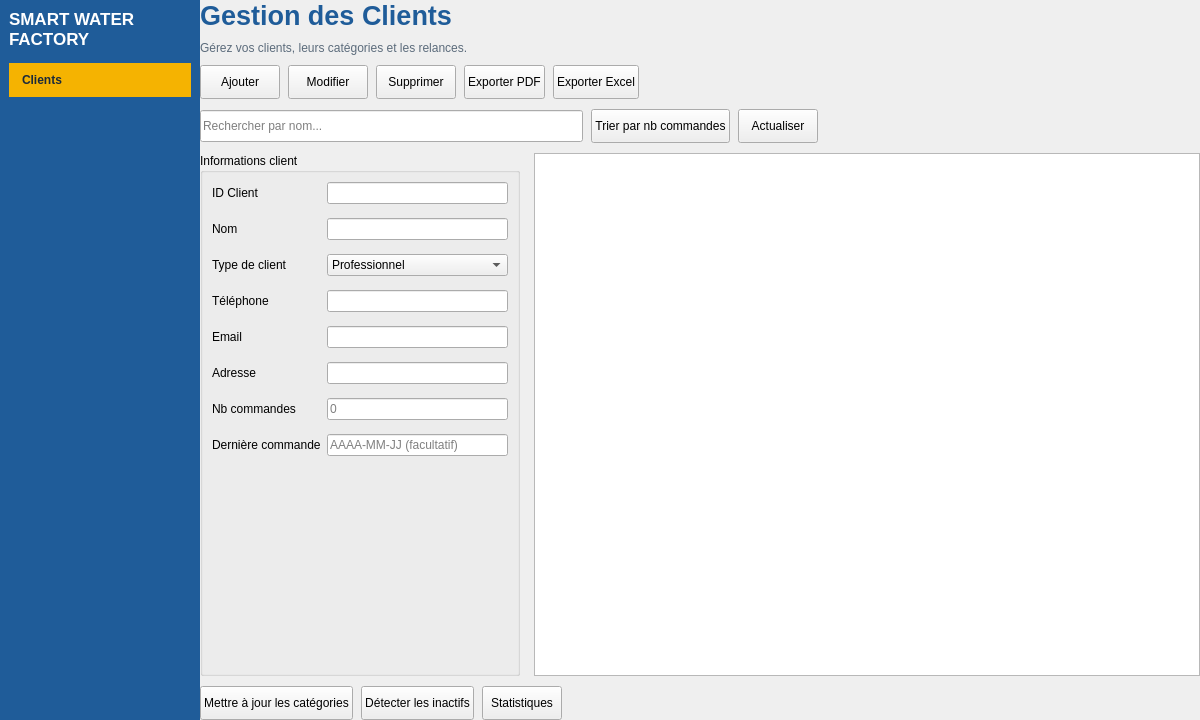
<?xml version="1.0" encoding="UTF-8"?>
<ui version="4.0">
 <class>MainWindow</class>
 <widget class="QMainWindow" name="MainWindow">
  <property name="geometry">
   <rect>
    <x>0</x>
    <y>0</y>
    <width>1200</width>
    <height>720</height>
   </rect>
  </property>
  <property name="windowTitle">
   <string>Smart Water Factory - Gestion des Clients</string>
  </property>
  <widget class="QWidget" name="centralwidget">
   <layout class="QHBoxLayout" name="layoutPrincipal">
    <property name="spacing">
     <number>0</number>
    </property>
    <property name="leftMargin">
     <number>0</number>
    </property>
    <property name="topMargin">
     <number>0</number>
    </property>
    <property name="rightMargin">
     <number>0</number>
    </property>
    <property name="bottomMargin">
     <number>0</number>
    </property>
    <item>
     <widget class="QFrame" name="frameMenu">
      <property name="minimumSize">
       <size>
        <width>200</width>
        <height>0</height>
       </size>
      </property>
      <property name="maximumSize">
       <size>
        <width>200</width>
        <height>16777215</height>
       </size>
      </property>
      <property name="styleSheet">
       <string notr="true">QFrame#frameMenu { background-color: #1F5C99; }</string>
      </property>
      <property name="frameShape">
       <enum>QFrame::NoFrame</enum>
      </property>
      <layout class="QVBoxLayout" name="layoutMenu">
       <property name="spacing">
        <number>14</number>
       </property>
       <item>
        <widget class="QLabel" name="lblLogo">
         <property name="styleSheet">
          <string notr="true">color: white; font-size: 13pt; font-weight: bold;</string>
         </property>
         <property name="text">
          <string>SMART WATER FACTORY</string>
         </property>
         <property name="wordWrap">
          <bool>true</bool>
         </property>
        </widget>
       </item>
       <item>
        <widget class="QLabel" name="lblMenuClients">
         <property name="styleSheet">
          <string notr="true">color: #1B2A3A; background-color: #F5B301; padding: 10px; font-weight: bold;</string>
         </property>
         <property name="text">
          <string>Clients</string>
         </property>
        </widget>
       </item>
       <item>
        <spacer name="spacerMenu">
         <property name="orientation">
          <enum>Qt::Vertical</enum>
         </property>
         <property name="sizeHint" stdset="0">
          <size>
           <width>20</width>
           <height>40</height>
          </size>
         </property>
        </spacer>
       </item>
      </layout>
     </widget>
    </item>
    <item>
     <layout class="QVBoxLayout" name="layoutContenu">
      <property name="spacing">
       <number>10</number>
      </property>
      <item>
       <widget class="QLabel" name="lblTitre">
        <property name="styleSheet">
         <string notr="true">color: #1F5C99; font-size: 20pt; font-weight: bold;</string>
        </property>
        <property name="text">
         <string>Gestion des Clients</string>
        </property>
       </widget>
      </item>
      <item>
       <widget class="QLabel" name="lblSousTitre">
        <property name="styleSheet">
         <string notr="true">color: #5B6B7B; font-weight: normal;</string>
        </property>
        <property name="text">
         <string>Gérez vos clients, leurs catégories et les relances.</string>
        </property>
       </widget>
      </item>
      <item>
       <layout class="QHBoxLayout" name="layoutActions">
        <property name="spacing">
         <number>8</number>
        </property>
        <item>
         <widget class="QPushButton" name="btnAjouter">
          <property name="minimumSize">
           <size>
            <width>0</width>
            <height>34</height>
           </size>
          </property>
          <property name="text">
           <string>Ajouter</string>
          </property>
         </widget>
        </item>
        <item>
         <widget class="QPushButton" name="btnModifier">
          <property name="minimumSize">
           <size>
            <width>0</width>
            <height>34</height>
           </size>
          </property>
          <property name="text">
           <string>Modifier</string>
          </property>
         </widget>
        </item>
        <item>
         <widget class="QPushButton" name="btnSupprimer">
          <property name="minimumSize">
           <size>
            <width>0</width>
            <height>34</height>
           </size>
          </property>
          <property name="text">
           <string>Supprimer</string>
          </property>
         </widget>
        </item>
        <item>
         <widget class="QPushButton" name="btnPdf">
          <property name="minimumSize">
           <size>
            <width>0</width>
            <height>34</height>
           </size>
          </property>
          <property name="text">
           <string>Exporter PDF</string>
          </property>
         </widget>
        </item>
        <item>
         <widget class="QPushButton" name="btnExcel">
          <property name="minimumSize">
           <size>
            <width>0</width>
            <height>34</height>
           </size>
          </property>
          <property name="text">
           <string>Exporter Excel</string>
          </property>
         </widget>
        </item>
        <item>
         <spacer name="spacerActions">
          <property name="orientation">
           <enum>Qt::Horizontal</enum>
          </property>
          <property name="sizeHint" stdset="0">
           <size>
            <width>40</width>
            <height>20</height>
           </size>
          </property>
         </spacer>
        </item>
       </layout>
      </item>
      <item>
       <layout class="QHBoxLayout" name="layoutRecherche">
        <property name="spacing">
         <number>8</number>
        </property>
        <item>
         <widget class="QLineEdit" name="leRecherche">
          <property name="minimumSize">
           <size>
            <width>260</width>
            <height>32</height>
           </size>
          </property>
          <property name="placeholderText">
           <string>Rechercher par nom...</string>
          </property>
         </widget>
        </item>
        <item>
         <widget class="QPushButton" name="btnTri">
          <property name="minimumSize">
           <size>
            <width>0</width>
            <height>34</height>
           </size>
          </property>
          <property name="text">
           <string>Trier par nb commandes</string>
          </property>
         </widget>
        </item>
        <item>
         <widget class="QPushButton" name="btnActualiser">
          <property name="minimumSize">
           <size>
            <width>0</width>
            <height>34</height>
           </size>
          </property>
          <property name="text">
           <string>Actualiser</string>
          </property>
         </widget>
        </item>
        <item>
         <spacer name="spacerRecherche">
          <property name="orientation">
           <enum>Qt::Horizontal</enum>
          </property>
          <property name="sizeHint" stdset="0">
           <size>
            <width>40</width>
            <height>20</height>
           </size>
          </property>
         </spacer>
        </item>
       </layout>
      </item>
      <item>
       <layout class="QHBoxLayout" name="layoutCorps">
        <property name="spacing">
         <number>14</number>
        </property>
        <item>
         <widget class="QGroupBox" name="groupFormulaire">
          <property name="minimumSize">
           <size>
            <width>300</width>
            <height>0</height>
           </size>
          </property>
          <property name="maximumSize">
           <size>
            <width>320</width>
            <height>16777215</height>
           </size>
          </property>
          <property name="title">
           <string>Informations client</string>
          </property>
          <layout class="QFormLayout" name="formClient">
           <property name="verticalSpacing">
            <number>14</number>
           </property>
           <item row="0" column="0">
            <widget class="QLabel" name="lblId">
             <property name="text">
              <string>ID Client</string>
             </property>
            </widget>
           </item>
           <item row="0" column="1">
            <widget class="QLineEdit" name="leId"/>
           </item>
           <item row="1" column="0">
            <widget class="QLabel" name="lblNom">
             <property name="text">
              <string>Nom</string>
             </property>
            </widget>
           </item>
           <item row="1" column="1">
            <widget class="QLineEdit" name="leNom"/>
           </item>
           <item row="2" column="0">
            <widget class="QLabel" name="lblType">
             <property name="text">
              <string>Type de client</string>
             </property>
            </widget>
           </item>
           <item row="2" column="1">
            <widget class="QComboBox" name="cbType">
             <item>
              <property name="text">
               <string>Professionnel</string>
              </property>
             </item>
             <item>
              <property name="text">
               <string>Particulier</string>
              </property>
             </item>
            </widget>
           </item>
           <item row="3" column="0">
            <widget class="QLabel" name="lblTel">
             <property name="text">
              <string>Téléphone</string>
             </property>
            </widget>
           </item>
           <item row="3" column="1">
            <widget class="QLineEdit" name="leTel"/>
           </item>
           <item row="4" column="0">
            <widget class="QLabel" name="lblEmail">
             <property name="text">
              <string>Email</string>
             </property>
            </widget>
           </item>
           <item row="4" column="1">
            <widget class="QLineEdit" name="leEmail"/>
           </item>
           <item row="5" column="0">
            <widget class="QLabel" name="lblAdresse">
             <property name="text">
              <string>Adresse</string>
             </property>
            </widget>
           </item>
           <item row="5" column="1">
            <widget class="QLineEdit" name="leAdresse"/>
           </item>
           <item row="6" column="0">
            <widget class="QLabel" name="lblNbCmd">
             <property name="text">
              <string>Nb commandes</string>
             </property>
            </widget>
           </item>
           <item row="6" column="1">
            <widget class="QLineEdit" name="leNbCmd">
             <property name="placeholderText">
              <string>0</string>
             </property>
            </widget>
           </item>
           <item row="7" column="0">
            <widget class="QLabel" name="lblDerniereCmd">
             <property name="text">
              <string>Dernière commande</string>
             </property>
            </widget>
           </item>
           <item row="7" column="1">
            <widget class="QLineEdit" name="leDerniereCmd">
             <property name="placeholderText">
              <string>AAAA-MM-JJ (facultatif)</string>
             </property>
            </widget>
           </item>
          </layout>
         </widget>
        </item>
        <item>
         <widget class="QTableView" name="tableClients">
          <property name="editTriggers">
           <set>QAbstractItemView::NoEditTriggers</set>
          </property>
          <property name="alternatingRowColors">
           <bool>true</bool>
          </property>
          <property name="selectionBehavior">
           <enum>QAbstractItemView::SelectRows</enum>
          </property>
          <attribute name="horizontalHeaderStretchLastSection">
           <bool>true</bool>
          </attribute>
          <attribute name="verticalHeaderVisible">
           <bool>false</bool>
          </attribute>
         </widget>
        </item>
       </layout>
      </item>
      <item>
       <layout class="QHBoxLayout" name="layoutAvance">
        <property name="spacing">
         <number>8</number>
        </property>
        <item>
         <widget class="QPushButton" name="btnCategorie">
          <property name="minimumSize">
           <size>
            <width>0</width>
            <height>34</height>
           </size>
          </property>
          <property name="text">
           <string>Mettre à jour les catégories</string>
          </property>
         </widget>
        </item>
        <item>
         <widget class="QPushButton" name="btnInactifs">
          <property name="minimumSize">
           <size>
            <width>0</width>
            <height>34</height>
           </size>
          </property>
          <property name="text">
           <string>Détecter les inactifs</string>
          </property>
         </widget>
        </item>
        <item>
         <widget class="QPushButton" name="btnStats">
          <property name="minimumSize">
           <size>
            <width>0</width>
            <height>34</height>
           </size>
          </property>
          <property name="text">
           <string>Statistiques</string>
          </property>
         </widget>
        </item>
        <item>
         <spacer name="spacerAvance">
          <property name="orientation">
           <enum>Qt::Horizontal</enum>
          </property>
          <property name="sizeHint" stdset="0">
           <size>
            <width>40</width>
            <height>20</height>
           </size>
          </property>
         </spacer>
        </item>
       </layout>
      </item>
     </layout>
    </item>
   </layout>
  </widget>
 </widget>
 <resources/>
 <connections/>
</ui>
